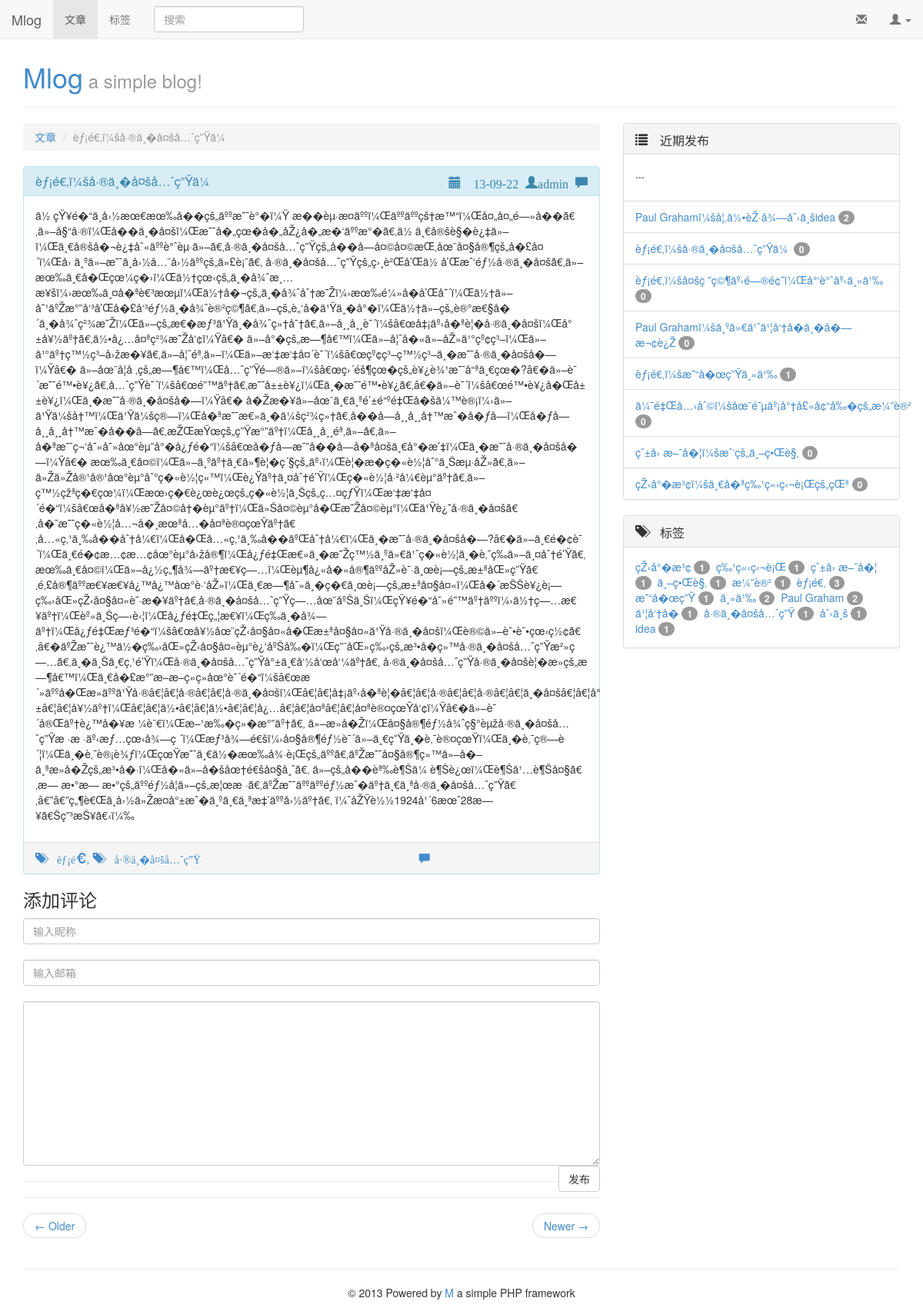
Screenshot of /index.php?Post/index/7 with the database file from the repository.
### tables this page shows
CREATE TABLE IF NOT EXISTS `post` (
  `p_id` int(11) NOT NULL AUTO_INCREMENT,
  `title` varchar(128) NOT NULL,
  `content` text NOT NULL,
  `tags` varchar(128) NOT NULL,
  `author_id` int(11) NOT NULL,
  `create_time` int(11) NOT NULL,
  `top` int(11) NOT NULL DEFAULT '0',
  PRIMARY KEY (`p_id`)
);

CREATE TABLE IF NOT EXISTS `user` (
  `u_id` int(11) NOT NULL AUTO_INCREMENT,
  `username` varchar(20) NOT NULL,
  `password` varchar(128) NOT NULL,
  `email` varchar(128) NOT NULL,
  `role` int(1) NOT NULL DEFAULT '1',
  PRIMARY KEY (`u_id`)
);

### M/Mvc/Controller/Controller.php (called while the page is built, shortened)
<?php
class Controller extends AbstractController
{
    private $view;
    protected $data = array();
    protected $layout = 'main';
    public function __construct()
    {
        $this->view = View::init();
        parent::__construct();
    }
    public function assign($key,$value)
    {
        $this->view->assign($key,$value);
    }
    public function display($tpl='')
    {
        $this->view->setLayout($this->layout);
        $this->view->setData($this->data);
        if(!empty($tpl))
        {
            $tpl = $tpl.'.php';
        }
        else
        {
        }
        try
        {
            $this->view->display($tpl);
        }
        catch (Exception $e)
        {
            throw $e;
        }
    }
}

### Demos/Mlog/Controller/Post.php (called while the page is built, shortened)
<?php
class Post extends Common
{
    public function index($id)
    {
        $id = empty($id)?1:$id;
        $Post = new MPost();
        $post = $Post->join('LEFT JOIN user ON post.author_id = user.u_id')->findById($id);
        $this->display('Post/index');
    }
}

### M/M.php (called while the page is built, shortened)
<?php
class M
{
    private static $config;
    private static $request;
    public static function run($configs)
    {
        self::$config = Config::init($configs);
        if(self::getConfig('urlRules')=='path')
        {
            self::$request = PathRequest::getRequest();
        }
        else
        {
            self::$request = Request::getRequest();
        }
        self::$dispatcher = new Dispatcher(self::$request);
    }
    private static function init()
    {
        require_once 'Loader/Loader.php';
    }
    public static function getConfig($name = '')
    {
        return self::$config->getConfig($name);
    }
}

### index.php (called while the page is built, shortened)
<?php
$configs = require_once APP.'/Config/config.php';
require_once M.'/M.php';
M::run($configs);

### M/Mvc/Model/Model.php (called while the page is built, shortened)
<?php
class Model extends AbstractModel
{
    private static $db;
    private $sqlBuilder;
    public function init()
    {
        if(empty(self::$db))
        {
            $db = M::getConfig('db');
            self::$db = new Db($db['dsn'],$db['user'],$db['password']);
        }
        $this->sqlBuilder = new SqlBuilder($this);
    }
    public function join($join)
    {
        $this->join = $join;
        return $this;
    }
    public function order($by,$order='desc')
    {
        $this->order = " ORDER BY $by $order";
        return $this;
    }
    public function limit($number,$number2=null)
    {
        if(isset($number2))
        {
            $this->limit = " LIMIT $number,$number2";
        }
        else
        {
            $this->limit = " LIMIT $number";
        }
        return $this;
    }
    public function select($cols = '')
    {
        if(!empty($cols))
        {
            $this->cols = $cols;
        }
        $this->sql = $this->sqlBuilder->selectSqlBuild();
        $result = self::$db->select($this->sql);
        return $result;
    }
    public function findById($id)
    {
        $this->sql = $this->sqlBuilder->findByIdSqlBuild($id);
        $result = self::$db->find($this->sql);
        return $result;
    }
}

### M/Db/sqlBuilder.php (called while the page is built, shortened)
<?php
class SqlBuilder
{
    private $model;
    public function __construct(Model $model)
    {
        $this->model = $model;
    }
    public function selectSqlBuild()
    {
        $sql = "SELECT %s FROM %s %s %s %s %s";
        $model = $this->model;
        return sprintf($sql,$model->cols,$model->table,$model->join,$model->where,$model->order,$model->limit);
    }
    public function findByIdSqlBuild($id)
    {
        if(($this->model->join) != '')
        {
            $table = $this->model->table;
            $key = $this->model->primary_key;
            $key = $table.'.'.$key;
        }
        else
        {
            $key = $this->model->primary_key;
        }
        return $this->findSqlBuild($key,$id);
    }
    public function findSqlBuild($key,$value)
    {
        $sql = "SELECT %s FROM %s %s WHERE $key = '$value'";
        return sprintf($sql,$this->model->cols,$this->model->table,$this->model->join);
    }
}

### M/Mvc/Model/AbstractModel.php (called while the page is built, shortened)
<?php
abstract class AbstractModel
{
    public function __get($name)
    {
        $method = 'get'.ucfirst($name);
        if(method_exists($this,$method))
        {
            return $this->$method();
        }
        else
        {
            return $this->$name;
        }
    }
}

### M/Db/Db.php (called while the page is built, shortened)
<?php
class Db
{
    private $db;
    private $dsn;
    private $user;
    private $pwd;
    public function __construct($dsn,$user,$pwd)
    {
        $this->dsn = $dsn;
        $this->user = $user;
        $this->pwd = $pwd;
    }
    public function connect()
    {
        try
        {
            $this->db = new \PDO($this->dsn,$this->user,$this->pwd,array(
                \PDO::ATTR_PERSISTENT => true));
        }
        catch(\PDOException $e)
        {
            echo '数据库连接错误！'.$e->getMessage();
            exit();
        }
    }
    public function select($sql)
    {
        $res = $this->db->query($sql);
        $result = $res->fetchAll();
        return $result;
    }
    public function find($sql)
    {
        $res = $this->db->query($sql);
        $result = $res->fetch();
        return $result;
    }
}

### M/Config/config.php (called while the page is built, shortened)
<?php
class Config
{
    private $configs = array();
    private function __construct($config)
    {
        $this->configs = $config;
    }
    public function getConfig($name = '')
    {
        if(empty($name))
        {
            return $this->configs;
        }
        else
        {
            return $this->configs[$name];
        }
    }
}

### M/App.php (called while the page is built, shortened)
<?php
class App extends M
{
    public static function buildUrl($controller,$action='',$parameter = '')
    {
        if(self::getConfig('urlRules')=='path')
        {
            $mode = '/';
        }
        else
        {
            $mode = '?';
        }
        return Http\Url\Url::buildUrl($controller,$action,$parameter);
    }
}

### M/Http/Server/Server.php (called while the page is built, shortened)
<?php
class Server
{
    public static function getScriptName()
    {
        return $_SERVER['SCRIPT_NAME'];
    }
    public static function getHomeUrl()
    {
        return self::getScriptName();
    }
}

### M/Http/Url/Url.php (called while the page is built, shortened)
<?php
class Url
{
    public static $mode = '?';
    public static function buildUrl($controller,$action='',$parameter='')
    {
        if(empty($action))
        {
            $path = self::$mode.$controller;
        }
        else if(empty($parameter))
        {
            $path = self::$mode."$controller/$action";
        }
        else
        {
            $path = self::$mode."$controller/$action/$parameter";
        }
        return Server::getHomeUrl().$path;
    }
}

### Demos/Mlog/View/Public/side.php (called while the page is built)
<?php include_once APP.'/View/Public/_side/recent_post.php' ?>
<?php include_once APP.'/View/Public/_side/tag.php' ?>

### M/Loader/Loader.php (called while the page is built, shortened)
<?php
class Loader
{
    public static function autoload($class)
    {
        $file = str_replace('\\','/',$class).'.php';
        $file = stream_resolve_include_path($file);
        if(file_exists($file))
        {
            return true;
        }
        else
        {
            return false;
        }
    }
}

### Demos/Mlog/Controller/Common.php (called while the page is built, shortened)
<?php
class Common extends Controller
{
    public function init()
    {
        $this->getSide();
    }
    protected function getSide($userID='')
    {
        $this->getRecentPost($userID);
        $this->getTag($userID);
    }
    protected function getRecentPost($userID='')
    {
        $Post = new Post();
        $recentPost = $Post->order('p_id')->limit(10)->select();
    }
    protected function getTag($userID='')
    {
        $post = new Post();
        $tags = $post->getAllTag($userID);
    }
}

### M/Mvc/Controller/AbstractController.php (called while the page is built, shortened)
<?php
abstract class AbstractController
{
    public function __construct()
    {
        $this->init();
    }
}

### Demos/Mlog/Model/Post.php (called while the page is built, shortened)
<?php
class Post extends Model
{
    public function getAllTag($userID='')
    {
        $tags = '';
        if($userID != '')
        {
            $post = $this->where("`author_id` = $userID")->select('tags');
        }
        else
        {
            $post = $this->select('tags');
        }
        foreach($post as $p)
        {
            $tags .= $p['tags'].',';
        }
        $tags = rtrim($tags, ',');
        $tags = explode(',',$tags);
        $tags = array_count_values($tags);
        return $tags;
    }
}

### Demos/Mlog/View/Public/_side/recent_post.php (the view)
<div class="recent-post panel panel-default">
    <div class="panel-heading">
        <h3 class="panel-title"><span class="glyphicon glyphicon-list"> 近期发布</span></h3>
    </div>
    <div class="panel-body">
        <p>...</p>
    </div>
    <ul class="list-group">
        <?php foreach($recentPost as $p){ ?>
            <li class="list-group-item">
                <a href="<?php echo \M\App::buildUrl('Post','index',$p['p_id']) ?>"><?php echo $p['title'] ?> <span class="badge" title="评论数目"><?php echo $p['commentNumber']?></span></a>
            </li>
        <?php } ?>
    </ul>
</div>

### Demos/Mlog/View/Post/index.php (shortened to what this page needs)
<div id="post" class="panel panel-info">
    <div class="panel-heading">
        <h1 class="panel-title">
            <a href="<?php \M\App::buildUrl('Post','index',$post['p_id']) ?>"><?php echo $post['title'] ?></a>
            <a class="pull-right">
                <span class="glyphicon glyphicon-calendar" title="发布时间">
                    <?php echo date('y-m-d',$post['create_time']);?>
                </span>&nbsp
                <span class="glyphicon glyphicon-user" title="作者"><?php echo $post['username'];?></span>&nbsp
                <span class="glyphicon glyphicon-comment"></span>
            </a>
        </h1>
    </div>
    <div class="panel-body">
        <p><?php echo $post['content'] ?></p>
    </div>
    <div class="panel-footer">
        <div class="row">
            <span class="col-md-8">
            <?php foreach(explode(',',$post['tags']) as $tag) {?>
                <a href="<?php echo \M\App::buildUrl('Tag','index',$tag) ?>">
                    <span class="glyphicon glyphicon-tags"> <?php echo $tag ?></span>
                </a>
            <?php } ?>
            </span>
            <a href="" class="col-md-2 show-comment" id="<?php echo $post['p_id']?>"><span class="glyphicon glyphicon-comment"></span></a>
        </div>
    </div>
</div>
<div class="add-comment" id="<?php echo $post['p_id']?>">
    <?php include_once APP.'/View/Comment/add.php'?>
</div>
<hr>
<hr>
<div id="pageNav">
    <ul class="pager">
        <li class="previous"><a href="<?php echo \M\App::buildUrl('Post','index',$page-1)?>">&larr; Older</a></li>
        <li class="next"><a href="<?php echo \M\App::buildUrl('Post','index',$page+1)?>">Newer &rarr;</a></li>
    </ul>
</div>

### Demos/Mlog/View/Public/_side/tag.php
<div class="tag panel panel-default">
    <div class="panel-heading">
        <h3 class="panel-title"><span class="glyphicon glyphicon-tags"> 标签</span></h3>
    </div>
    <div class="panel-body">
        <?php foreach($tags as $tag => $number){ ?>
            <a href="<?php echo \M\App::buildUrl('Tag','index',$tag) ?>"><?php echo $tag ?> <span class="badge"><?php echo $number ?></span></a>&nbsp
        <?php } ?>
    </div>
</div>

### Demos/Mlog/Public/css/main.css (style rules this page uses)
body { padding-top: 40px; }

### rows the page displays
post: title "èƒ¡é€‚ï¼šå·®ä¸�å¤šå…ˆç”Ÿä¼", create_time "13-09-22", author.username "admin", content "ä½ çŸ¥é�“ä¸­å›½æœ€æœ‰å��çš„äººæ˜¯è°�ï¼Ÿ æ��èµ·æ­¤äººï¼Œäººäººçš†æ™“ï¼Œå¤„å¤„é—»å��ã€‚ä»–å§“å·®ï¼Œå��ä¸�å¤šï¼Œæ˜¯å�„çœ�å�„åŽ¿å�„æ�‘äººæ°�ã€‚ä½ ä¸€å®šè§�è¿‡ä»–ï¼Œä¸€å®šå�¬è¿‡åˆ«äººè°ˆèµ·ä»–ã€‚å·®ä¸�å¤šå…ˆç”Ÿçš„å��å­—å¤©å¤©æŒ‚åœ¨å¤§å®¶çš„å�£å¤´ï¼Œå› ä¸ºä»–æ˜¯ä¸­å›½å…¨å›½äººçš„ä»£è¡¨ã€‚ å·®ä¸�å¤šå…ˆç”Ÿçš„ç›¸è²Œå’Œä½ å’Œæˆ‘éƒ½å·®ä¸�å¤šã€‚ä»–æœ‰ä¸€å�Œçœ¼ç�›ï¼Œä½†çœ‹çš„ä¸�å¾ˆæ¸…æ¥šï¼›æœ‰ä¸¤å�ªè€³æœµï¼Œä½†å�¬çš„ä¸�å¾ˆåˆ†æ˜Žï¼›æœ‰é¼»å­�å’Œå˜´ï¼Œä½†ä»–å¯¹äºŽæ°”å‘³å’Œå�£å‘³éƒ½ä¸�å¾ˆè®²ç©¶ã€‚ä»–çš„è„‘å­�ä¹Ÿä¸�å°�ï¼Œä½†ä»–çš„è®°æ€§å�´ä¸�å¾ˆç²¾æ˜Žï¼Œä»–çš„æ€�æƒ³ä¹Ÿä¸�å¾ˆç»†å¯†ã€‚ä»–å¸¸å¸¸è¯´ï¼šâ€œå‡¡äº‹å�ªè¦�å·®ä¸�å¤šï¼Œå°±å¥½äº†ã€‚ä½•å¿…å¤ªç²¾æ˜Žå‘¢ï¼Ÿâ€�…", tags "èƒ¡é€‚", tags "å·®ä¸�å¤šå…ˆç”Ÿ"
post: title "Paul Grahamï¼šå¦‚ä½•èŽ·å¾—åˆ›ä¸šidea", author "2"
post: title "èƒ¡é€‚ï¼šå¤šç ”ç©¶äº›é—®é¢˜ï¼Œå°‘è°ˆäº›ä¸»ä¹‰", top "0"
post: title "Paul Grahamï¼šä¸ºä»€ä¹ˆä¹¦å‘†å­�ä¸�å�—æ¬¢è¿Ž", commentNumber "0"
post: title "èƒ¡é€‚ï¼šæ˜“å�œç”Ÿä¸»ä¹‰", author "1"
post: title "ä¼¯é‡Œå…‹åˆ©ï¼šåœ¨é˜µäº¡å°†å£«å¢“å‰�çš„æ¼”è®²", top "0"
post: title "çˆ±å› æ–¯å�¦ï¼šæˆ‘çš„ä¸–ç•Œè§‚", top "0", author "1", p_id "2"
post: title "çŽ‹å°�æ³¢ï¼šä¸€å�ªç‰¹ç«‹ç‹¬è¡Œçš„çŒª", top "0"

### other values shown
$app['name'] "Mlog"
$app['info'] "a simple blog!"
$nav "文章"
$this->data['title'] "èƒ¡é€‚ï¼šå·®ä¸�å¤šå…ˆç”Ÿä¼"
$p['title'] "èƒ¡é€‚ï¼šå·®ä¸�å¤šå…ˆç”Ÿä¼"
$p['commentNumber'] "0"
$tag "çŽ‹å°�æ³¢"
$tag "ç‰¹ç«‹ç‹¬è¡Œ"
$tag "çˆ±å› æ–¯å�¦"
$tag "ä¸–ç•Œè§‚"
$tag "æ¼”è®²"
$tag "èƒ¡é€‚"
$number "3"
$tag "æ˜“å�œç”Ÿ"
$tag "ä¸»ä¹‰"
